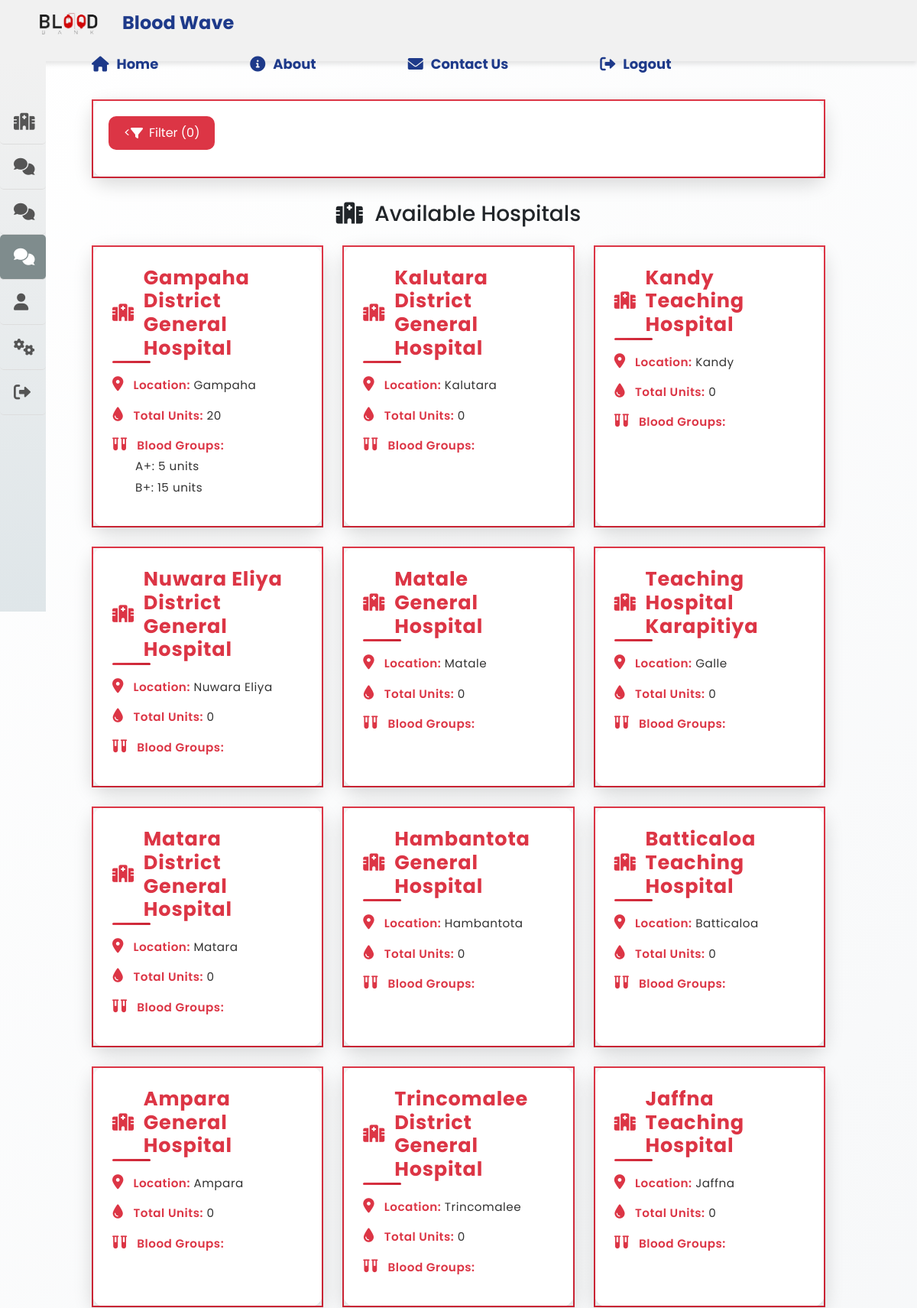
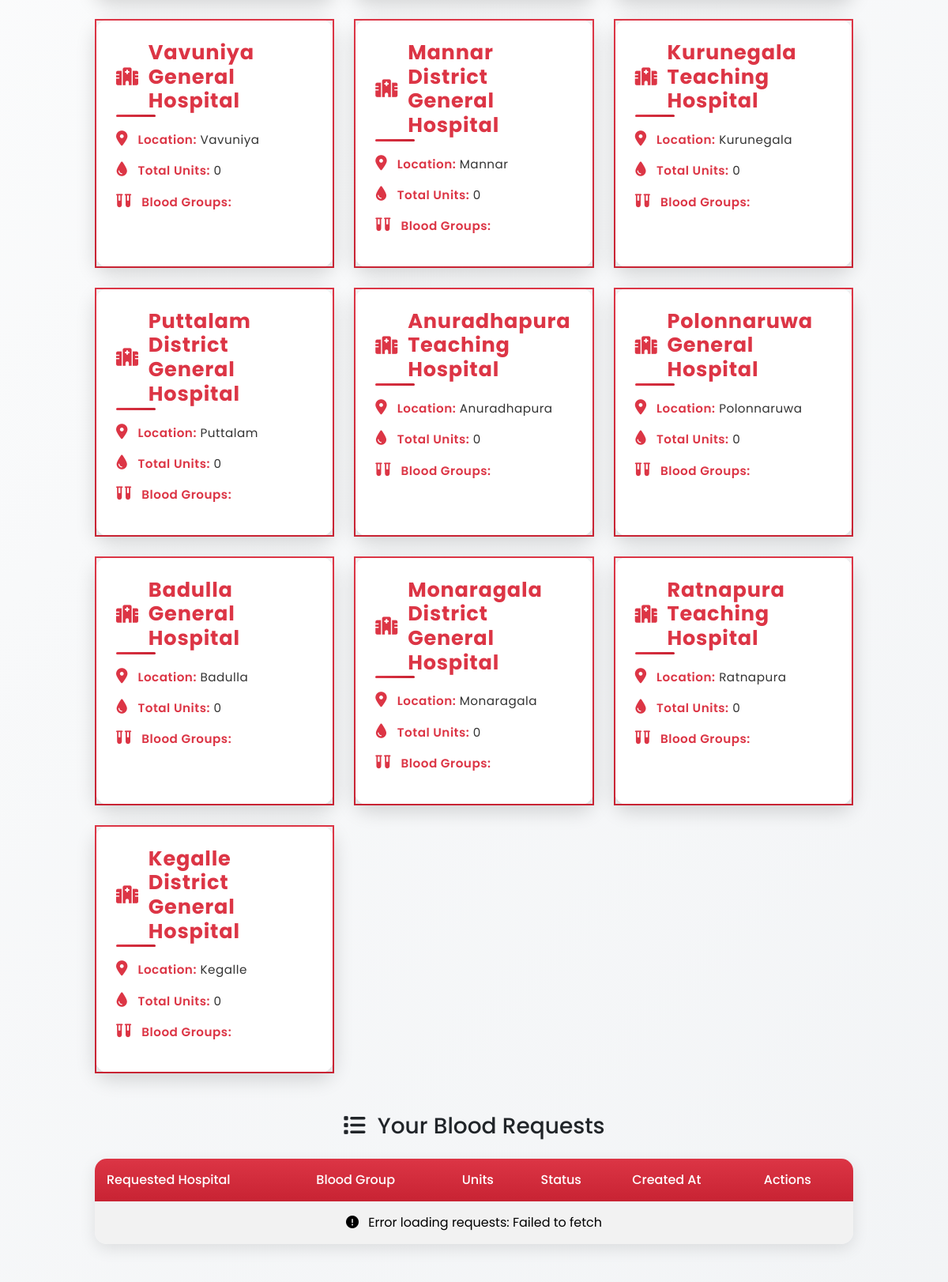
The app's page /hos_requestBlood.php (signed in, upper part) with its own data (2 pictures, top to bottom).
### tables this page shows
CREATE TABLE `hospitals` (
  `id` int(11) NOT NULL,
  `name` varchar(255) NOT NULL,
  `location` varchar(255) DEFAULT NULL,
  `contact` varchar(100) DEFAULT NULL,
  `created_at` timestamp NOT NULL DEFAULT current_timestamp(),
  `province` varchar(255) DEFAULT NULL,
  `district` varchar(255) DEFAULT NULL,
  `img` varchar(255) DEFAULT NULL,
  `phone` varchar(100) DEFAULT NULL,
  `website` varchar(255) DEFAULT NULL,
  `username` varchar(255) NOT NULL,
  `email` varchar(255) NOT NULL,
  `password` varchar(255) NOT NULL
);

### hos_requestBlood.php (the view, shortened to what this page needs)
<?php
include 'config/db.php';
$hospital_id = $_SESSION['user_id'];
$sql_hospitals = "SELECT h.id, h.name, COALESCE(h.location, 'Unknown') AS location
                 FROM hospitals h
                 WHERE h.id != ?";
$stmt_hospitals = $conn->prepare($sql_hospitals);
$stmt_hospitals->bind_param("i", $hospital_id);
$stmt_hospitals->execute();
$result_hospitals = $stmt_hospitals->get_result();
$hospitals = [];
$blood_groups = ['A+', 'A-', 'B+', 'B-', 'O+', 'O-', 'AB+', 'AB-'];
while ($hospital = $result_hospitals->fetch_assoc()) {
    $sql_inventory = "SELECT blood_group, COALESCE(SUM(units), 0) as total_units
                     FROM blood_inventory
                     WHERE hospital_id = ?
                     GROUP BY blood_group";
    $stmt_inventory = $conn->prepare($sql_inventory);
    $stmt_inventory->bind_param("i", $hospital['id']);
    $stmt_inventory->execute();
    $result_inventory = $stmt_inventory->get_result();
    $inventory = array_fill_keys($blood_groups, 0);
    $total_units = 0;
    while ($row = $result_inventory->fetch_assoc()) {
        $inventory[$row['blood_group']] = $row['total_units'];
        $total_units += $row['total_units'];
    }
    $hospital['inventory'] = $inventory;
    $hospital['total_units'] = $total_units;
    $hospitals[] = $hospital;
}
?>
<!DOCTYPE html>
<html lang="en">
<head>
    <link href="https://cdn.jsdelivr.net/npm/bootstrap@5.3.3/dist/css/bootstrap.min.css" rel="stylesheet">
    <link rel="stylesheet" href="https://cdnjs.cloudflare.com/ajax/libs/font-awesome/6.6.0/css/all.min.css" />
</head>
<body>
    <div class="navbar-fixed">
        <?php include 'navbar.php'; ?>
    </div>
    <div class="content-wrapper">
         <?php include 'sidebar.php'; ?>
<div class="hero-section">
            <div class="container">
                <div class="filter-section">
                    <button class="filter-icon-btn" id="filterToggle">
                        <
                        <i class="fas fa-filter"></i> Filter (<span id="filterCount">0</span>)
                    </button>
                </div>
                <h3 class="text-center my-4"><i class="fas fa-hospital me-2"></i> Available Hospitals</h3>
                <div class="hospital-list" id="hospitalList">
                    <?php foreach ($hospitals as $hospital): ?>
                        <div class="hospital-card"
                            data-bs-toggle="modal"
                            data-bs-target="#requestBloodModal"
                            data-hospital-id="<?php echo $hospital['id']; ?>"
                            data-hospital-name="<?php echo htmlspecialchars($hospital['name']); ?>">
                            <h5><i class="fas fa-hospital"></i> <?php echo htmlspecialchars($hospital['name']); ?></h5>
                            <p><i class="fas fa-map-marker-alt"></i> <strong>Location:</strong> <?php echo htmlspecialchars($hospital['location']); ?></p>
                            <p><i class="fas fa-droplet"></i> <strong>Total Units:</strong> <?php echo $hospital['total_units']; ?></p>
                            <p><i class="fas fa-vials"></i> <strong>Blood Groups:</strong><br>
                                <span class="blood-group-list">
                                    <?php foreach ($blood_groups as $group): ?>
                                        <?php if ($hospital['inventory'][$group] > 0): ?>
                                            <?php echo "$group: {$hospital['inventory'][$group]} units<br>"; ?>
                                        <?php endif; ?>
                                    <?php endforeach; ?>
                                </span>
                            </p>
                        </div>
                    <?php endforeach; ?>
                </div>
                <h3 class="text-center my-4"><i class="fas fa-list me-2"></i> Your Blood Requests</h3>
                <div class="table-responsive">
                    <table class="table table-striped">
                        <thead>
                            <tr>
                                <th>Requested Hospital</th>
                                <th>Blood Group</th>
                                <th>Units</th>
                                <th>Status</th>
                                <th>Created At</th>
                                <th>Actions</th>
                            </tr>
                        </thead>
                        <tbody id="requestsTableBody">
                        </tbody>
                    </table>
                </div>
            </div>
        </div>
</div>
    <?php include 'footer.php'; ?>
</body>
</html>

### css/navbar.css (style rules this page uses)
body { margin: 0; padding: 0; }

### hos_requestBlood.php (style rules this page uses)
body { font-family: 'Poppins', sans-serif; margin: 0; padding: 0; background: linear-gradient(135deg, #ffffff, #f1f3f5); color: #212529; overflow-x: hidden; width: 100vw; }
.hero-section { padding-left:100px; padding-right:100px; }
.container { max-width: 1300px; margin: auto; padding: 50px 20px; width: 100%; }
.filter-section { background: rgba(255, 255, 255, 0.98); border: 2px solid transparent; border-image: linear-gradient(to bottom, #dc3545, #c82333) 1; border-radius: 20px; padding: 20px; margin-bottom: 30px; box-shadow: 0 8px 25px rgba(0, 0, 0, 0.15); backdrop-filter: blur(10px); transition: all 0.3s ease; }
.filter-icon-btn { background: #dc3545; color: #fff; border: none; border-radius: 10px; padding: 10px 20px; font-size: 1rem; cursor: pointer; display: inline-flex; align-items: center; margin-bottom: 15px; transition: all 0.3s ease; }
.filter-icon-btn i { margin-right: 8px; }
.hospital-list { display: grid; grid-template-columns: repeat(auto-fit, minmax(300px, 1fr)); gap: 25px; margin-bottom: 50px; width: 100%; }
.hospital-card { background: rgba(255, 255, 255, 0.95); border: 2px solid transparent; border-image: linear-gradient(to bottom, #dc3545, #c82333) 1; border-radius: 20px; padding: 25px; box-shadow: 0 8px 25px rgba(0, 0, 0, 0.15); backdrop-filter: blur(10px); transition: transform 0.4s, box-shadow 0.4s; position: relative; overflow: hidden; perspective: 1000px; cursor: pointer; animation: cardFadeIn 0.5s ease; }
.hospital-card h5 { color: #dc3545; font-weight: 700; font-size: 1.6rem; margin-bottom: 20px; display: flex; align-items: center; position: relative; letter-spacing: 0.8px; }
.hospital-card h5::after { content: ''; position: absolute; bottom: -5px; left: 0; width: 50px; height: 3px; background: linear-gradient(to right, #dc3545, #c82333); border-radius: 2px; }
.hospital-card h5 i { margin-right: 12px; color: #dc3545; font-size: 1.4rem; transition: transform 0.3s, color 0.3s; }
.hospital-card p { margin: 12px 0; font-size: 0.95rem; line-height: 1.8; color: #333; letter-spacing: 0.5px; }
.hospital-card p i { margin-right: 8px; color: #dc3545; font-size: 1.2rem; transition: transform 0.3s, color 0.3s; }
.hospital-card p strong { color: #dc3545; font-weight: 600; }
.blood-group-list { display: block; margin-left: 30px; }
.table-responsive { border-radius: 15px; overflow: hidden; box-shadow: 0 6px 20px rgba(0, 0, 0, 0.1); }
.table { margin-bottom: 0; }
.table th { background: linear-gradient(#dc3545, #c82333); color: #fff; font-weight: 500; border: none; padding: 15px; }
.navbar-fixed { position: fixed; top: 0; width: 100%; z-index: 1000; }
.content-wrapper { padding-top: 80px; }

### navbar.php (style rules this page uses)
body { margin: 0; padding: 0; }

### records on screen
hospitals: name "Gampaha District General Hospital", location "Gampaha", total_units "20", group "A+", inventory "5", group "B+", inventory "15"
hospitals: name "Kalutara District General Hospital", location "Kalutara", total_units "0"
hospitals: name "Kandy Teaching Hospital", location "Kandy", total_units "0"
hospitals: name "Nuwara Eliya District General Hospital", location "Nuwara Eliya", total_units "0"
hospitals: name "Matale General Hospital", location "Matale", total_units "0"
hospitals: name "Teaching Hospital Karapitiya", location "Galle", total_units "0"
hospitals: name "Matara District General Hospital", location "Matara", total_units "0"
hospitals: name "Hambantota General Hospital", location "Hambantota", total_units "0"
hospitals: name "Batticaloa Teaching Hospital", location "Batticaloa", total_units "0"
hospitals: name "Ampara General Hospital", location "Ampara", total_units "0"
hospitals: name "Trincomalee District General Hospital", location "Trincomalee", total_units "0"
hospitals: name "Jaffna Teaching Hospital", location "Jaffna", total_units "0"
hospitals: name "Vavuniya General Hospital", location "Vavuniya", total_units "0"
hospitals: name "Mannar District General Hospital", location "Mannar", total_units "0"
hospitals: name "Kurunegala Teaching Hospital", location "Kurunegala", total_units "0"
hospitals: name "Puttalam District General Hospital", location "Puttalam", total_units "0"
hospitals: name "Anuradhapura Teaching Hospital", location "Anuradhapura", total_units "0"
hospitals: name "Polonnaruwa General Hospital", location "Polonnaruwa", total_units "0"
hospitals: name "Badulla General Hospital", location "Badulla", total_units "0"
hospitals: name "Monaragala District General Hospital", location "Monaragala", total_units "0"
hospitals: name "Ratnapura Teaching Hospital", location "Ratnapura", total_units "0"
hospitals: name "Kegalle District General Hospital", location "Kegalle", total_units "0"
